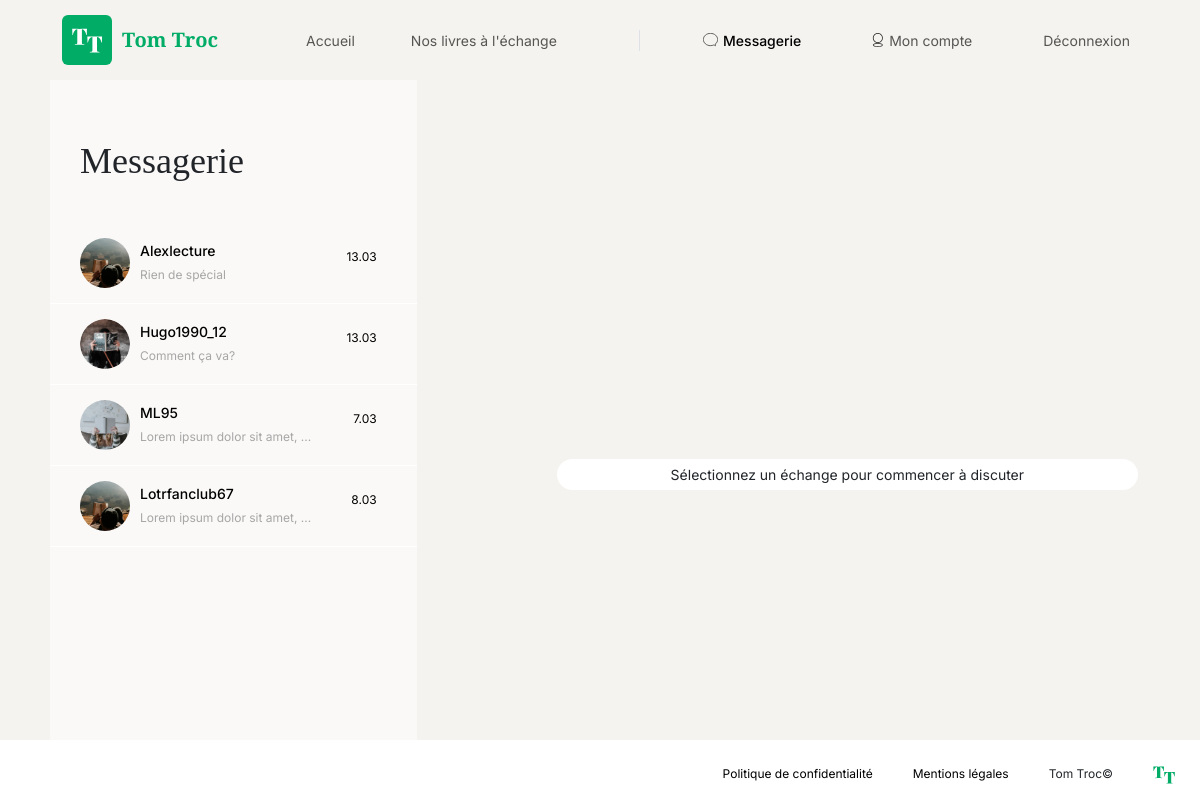
Page /index.php?action=messenger (signed in) on the committed database.
### tables this page shows
CREATE TABLE `users` (
  `id` int(11) NOT NULL,
  `email` varchar(256) NOT NULL,
  `password` varchar(256) NOT NULL,
  `username` varchar(256) NOT NULL,
  `image_url` varchar(256) NOT NULL,
  `date_signup` date DEFAULT NULL
);

CREATE TABLE `messages` (
  `id` int(11) NOT NULL,
  `sender_id` int(11) NOT NULL,
  `receiver_id` int(11) NOT NULL,
  `datetime_creation` datetime NOT NULL,
  `content` text NOT NULL,
  `is_read` tinyint(1) DEFAULT 0
);

### views/View.php (called while the page is built, shortened)
<?php
class View
{
    public function render(string $viewName, array $params = []) : void
    {
        $viewPath = $this->buildViewPath($viewName);
        $content = $this->renderViewFromTemplate($viewPath, $params);
    }
    private function renderViewFromTemplate(string $viewPath, array $params = []) : string
    {
        if (file_exists($viewPath)) {
            extract($params);
            require($viewPath);
            return ob_get_clean();
        } else {
            throw new Exception("The view '$viewPath' wasn't found.");
        }
    }
    private function buildViewPath(string $viewName) : string
    {
        return TEMPLATE_VIEW_PATH . $viewName . '.php';
    }
}

### controllers/MessageController.php (called while the page is built, shortened)
<?php
class MessageController
{
  private UserManager $userManager;
  private MessageManager $messageManager;
  public function __construct()
  {
    $this->userManager = new UserManager();
    $this->messageManager = new MessageManager();
  }
  public function showMessenger() : void
  {
    $user = $this->userManager->findUser('id', $_SESSION['userId']);
    $messagesBetweenUsers = [];
    $conversations = $this->getConversations($user->getId());
    $view = new View("Messenger");
    $view->render("messenger", [
      "conversations" => $conversations,
      "messagesBetweenUsers" => $messagesBetweenUsers,
      "interlocutor" => $interlocutor ?? null
    ]);
  }
  public function getConversations(int $userId) : array
  {
    $userManager = new UserManager();
    $user = $userManager->findUser('id', $userId);
    $interlocutors = $this->messageManager->getInterlocutors($userId);
    $conversations = [];
    foreach ($interlocutors as $interlocutor) {
      $conversations[] = new Conversation($user, $interlocutor);
    }
    return $conversations;
  }
}

### config/Router.php (called while the page is built, shortened)
<?php
class Router {
  protected $routes = [];
  public function addRoute($route, $controller, $function) {
    $this->routes[$route] = ['controller' => $controller, 'function' => $function];
  }
  public function dispatch($uri) {
    if (array_key_exists($uri, $this->routes)) {
        $function = $this->routes[$uri]['function'];
        $controller = new $controller();
        $controller->$function();
    } else {
        throw new \Exception("The requested page does not exist.");
    }
  }
}

### index.php (called while the page is built, shortened)
<?php
require_once 'config/Router.php';
$action = Utils::request('action', 'home');;
$router = new Router();
$router->addRoute('home', 'BookController', 'showHome');
$router->addRoute('books', 'BookController', 'showAllBooks');
$router->addRoute('book', 'BookController', 'showOneBook');
$router->addRoute('login', 'UserController', 'showLoginSignup');
$router->addRoute('signup', 'UserController', 'showLoginSignup');
$router->addRoute('profile', 'UserController', 'showProfile');
$router->addRoute('modifyUserInfo', 'UserController', 'modifyUserInfo');
$router->addRoute('deleteBook', 'BookController', 'deleteBook');
$router->addRoute('modifyBook', 'BookController', 'modifyBook');
$router->addRoute('modifyBookForm', 'BookController', 'modifyBookForm');
$router->addRoute('messenger', 'MessageController', 'showMessenger');
$router->addRoute('sendMessage', 'MessageController', 'sendMessage');
try {
  $router->dispatch($action);
} catch (Exception $e) {
  $errorView = new View('Erreur');
  $errorView->render('errorPage', ['errorMessage' => $e->getMessage()]);;
}

### models/DBManager.php (called while the page is built, shortened)
<?php
class DBManager
{
    private static $instance;
    private $db;
    private function __construct()
    {
        $this->db = new PDO('mysql:host=' . DB_HOST . ';dbname=' . DB_NAME . ';charset=utf8', DB_USER, DB_PASS);
        $this->db->setAttribute(PDO::ATTR_ERRMODE, PDO::ERRMODE_EXCEPTION);
        $this->db->setAttribute(PDO::ATTR_DEFAULT_FETCH_MODE, PDO::FETCH_ASSOC);
    }
    public static function getInstance() : DBManager
    {
        if (!self::$instance) {
            self::$instance = new DBManager();
        }
        return self::$instance;
    }
    public function query(string $sql, ?array $params = null) : PDOStatement
    {
        if ($params == null) {
            $query = $this->db->query($sql);
        } else {
            $query = $this->db->prepare($sql);
            $query->execute($params);
        }
        return $query;
    }
}

### models/AbstractEntityManager.php (called while the page is built, shortened)
<?php
abstract class AbstractEntityManager {
    public function __construct()
    {
        $this->db = DBManager::getInstance();
    }
}

### models/UserManager.php (called while the page is built, shortened)
<?php
class UserManager extends AbstractEntityManager
{
  public function findUser(string $attr, string|int $value) : ?User
  {
    $sql = "SELECT * FROM users WHERE $attr = :$attr";
    $result = $this->db->query($sql, [$attr => $value]);
    $user = $result->fetch();
    return $user ? new User($user) : null;
  }
}

### models/AbstractEntity.php (called while the page is built, shortened)
<?php
abstract class AbstractEntity
{
    protected int $id = -1;
    protected function hydrate(array $data) : void
    {
        foreach ($data as $key => $value) {
            $method = 'set' . str_replace('_', '', ucwords($key, '_'));
        }
    }
    public function setId(int $id) : void
    {
        $this->id = $id;
    }
    public function getId() : int
    {
        return $this->id;
    }
}

### utils/Utils.php (called while the page is built, shortened)
<?php
class Utils {
  public static function stringToDate(string|DateTime $date, string $format = 'Y-m-d') : DateTime
  {
    if (is_string($date)) {
        $date = DateTime::createFromFormat($format, $date);
    }
    return $date;
  }
  public static function truncate(string $text, int $length = -1) : string
  {
    if ($length > 0) {
      $cutText = mb_substr($text, 0, $length);
      if (strlen($text) > $length) {
        $cutText .= "...";
      }
      return $cutText;
    }
    return $text;
  }
}

### models/MessageManager.php (called while the page is built, shortened)
<?php
class MessageManager extends AbstractEntityManager
{
  public function getInterlocutors(int $userId) : array
  {
    $sql = "SELECT *
            FROM users
            WHERE id IN (
                SELECT sender_id
                FROM messages
                WHERE receiver_id = :userId
                UNION
                SELECT receiver_id
                FROM messages
                WHERE sender_id = :userId
            )";
    $result = $this->db->query($sql, ['userId' => $userId]);
    $interlocutors = [];
    while ($interlocutor = $result->fetch()) {
      $interlocutors[] = new User($interlocutor);
    }
    return $interlocutors;
  }
  public function getMessagesBetweenUsers(int $userId, int $interlocutorId) : array
  {
    $sql = "SELECT *
            FROM messages
            WHERE (sender_id = :userId AND receiver_id = :interlocutorId)
            OR (sender_id = :interlocutorId AND receiver_id = :userId)
            ORDER BY datetime_creation DESC";
    $result = $this->db->query($sql, ['userId' => $userId, 'interlocutorId' => $interlocutorId]);
    $messages = [];
    while ($message = $result->fetch()) {
      $messages[] = new Message($message);
    }
    return $messages;
  }
}

### models/Conversation.php (called while the page is built, shortened)
<?php
class Conversation
{
  private User $user1;
  private User $user2;
  private array $messages = [];
  public function __construct($user1, $user2) {
    $this->user1 = $user1;
    $this->user2 = $user2;
    $this->loadMessages();
  }
  private function loadMessages()
  {
    $messageManager = new MessageManager();
    $messages = $messageManager->getMessagesBetweenUsers($this->user1->getId(), $this->user2->getId());
    usort($this->messages, function($a, $b) {
      return $b->getDatetimeCreation() <=> $a->getDatetimeCreation();
    });
    $this->messages = $messages;
  }
  public function getLastMessage() : Message|null
  {
    return $this->messages[0];
  }
  public function getInterlocutor() : User
  {
    $userController = new UserController();
    $interlocutor = $this->user1->getId() === $_SESSION['userId'] ? $this->user2 : $this->user1;
    return $interlocutor;
  }
}

### models/User.php (called while the page is built, shortened)
<?php
 class User extends AbstractEntity
 {
    private string $imageUrl = '';
    public function setUsername(string $username) : void
    {
        $this->username = $username;
    }
    public function getUsername() : string
    {
        return $this->username;
    }
    public function setImageUrl(string $imageUrl) : void
    {
        $this->imageUrl = $imageUrl;
    }
    public function getImageUrl() : string
    {
        return $this->imageUrl;
    }
 }

### models/Message.php (called while the page is built, shortened)
<?php
class Message extends AbstractEntity
{
  private ?DateTime $datetimeCreation = null;
  private string $content = '';
  public function setDatetimeCreation(string|DateTime $datetimeCreation) : void
  {
      $this->datetimeCreation = Utils::stringToDate($datetimeCreation, 'Y-m-d H:i:s');
  }
  public function setContent(string $content) : void
  {
    $this->content = $content;
  }
  public function getContent(int $length = -1) : string
  {
    return Utils::truncate($this->content, $length);
  }
  public function getFormattedDatetimeCreation(string $format = 'short') : string
  {
    $now = new DateTime();
    $interval = $now->diff($this->datetimeCreation);
    if ($format === 'short') {
      switch (true) {
        case $interval->d > 0:
          $result = $this->datetimeCreation->format('j.m');
          break;
      };
      return $result;
    }
    return $result;
  }
}

### views/templates/messenger.php (the view, shortened to what this page needs)
<div class="container-fluid messenger h-100 bg-dark">
  <div class="container">
    <div class="row cols-1 cols-lg-2">
      <div class="col col-lg-4 py-60 px-lg-0 bg-light h-100 d-lg-block <?= isset($_GET['id']) ? 'd-none' : '' ?>">
        <h1 class="font-primary pb-25 pb-lg-35 ms-lg-30">Messagerie</h1>
        <div class="vertical-scroll chat-preview">
        <?php
        foreach ($conversations as $conversation) { ?>
        <a href="index.php?action=messenger&id=<?= $conversation->getInterlocutor()->getId() ?>">
          <div class="<?= isset ($_GET['id']) && $conversation->getInterlocutor()->getId() == $_GET['id'] ?
            'bg-white py-15 border-bottom border-white d-flex ps-lg-30 pe-lg-40' :
            'py-15 border-bottom border-white d-flex ps-lg-30 pe-lg-40'?>">
            <img src="<?= $conversation->getInterlocutor()->getImageUrl() ?>" alt="<?= $conversation->getInterlocutor()->getUsername() ?>" class="rounded-circle object-fit-cover me-10 ">
            <div class="w-100">
              <div class="d-flex">
                <h2 class="font-secondary fs-14 mt-5"><?= $conversation->getInterlocutor()->getUsername() ?></h2>
                <span class="font-secondary fs-12 mt-10 ms-auto"><?= $conversation->getLastMessage()->getFormattedDatetimeCreation() ?></span>
              </div>
              <p class="font-secondary fs-12 text-transparent m-0"><?= $conversation->getLastMessage()->getContent(28) ?></p>
            </div>
          </div>
        </a>
        <?php } ?>
        </div>
      </div>
      <div class="col d-lg-flex flex-column justify-content-end h-100 pt-25 pb-40 pb-lg-50 ps-lg-40 <?= isset($_GET['id']) ? '' : 'd-none' ?>">
        <?php if (!isset($_GET['id'])) { ?>
        <span class="font-secondary fs-14 bg-white py-5 px-10 mb-200 ms-100 text-center no-chat-message">
          Sélectionnez un échange pour commencer à discuter
        </span>
        <?php } ?>
      </div>
    </div>
  </div>
</div>

### rows in the picture
users: image_url (picture), username "Alexlecture"
messages: datetime_creation "13.03", content "Rien de spécial"
users: image_url (picture), username "Hugo1990_12"
messages: datetime_creation "13.03", content "Comment ça va?"
users: image_url (picture), username "ML95"
messages: datetime_creation "7.03", content "Lorem ipsum dolor sit amet, ..."
users: image_url (picture), username "Lotrfanclub67"
messages: datetime_creation "8.03", content "Lorem ipsum dolor sit amet, ..."
